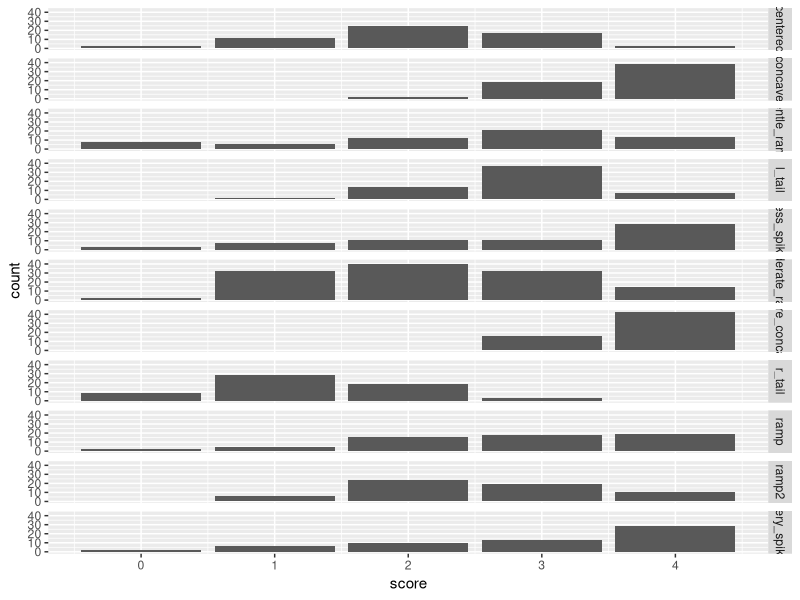
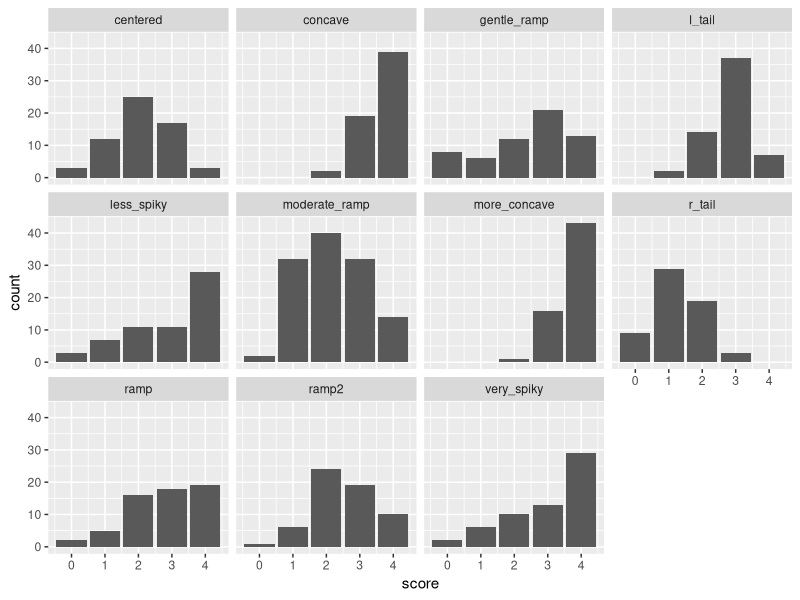
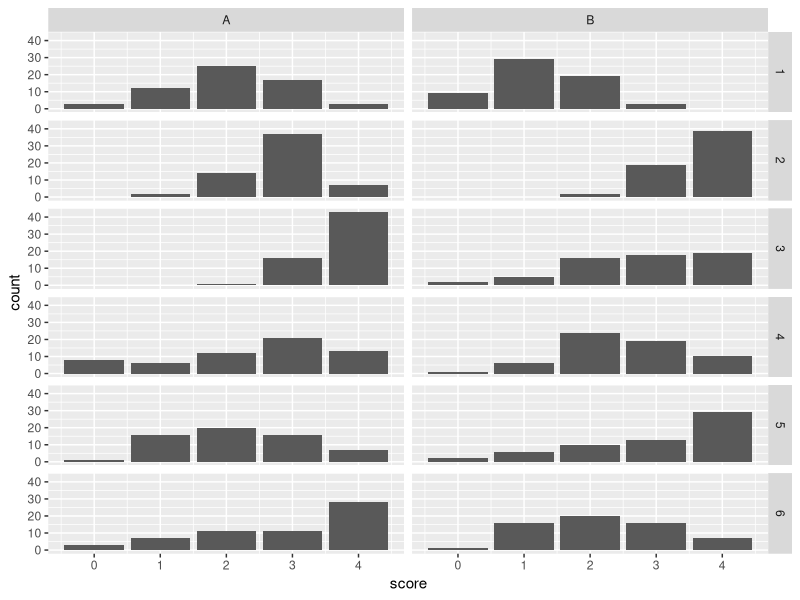
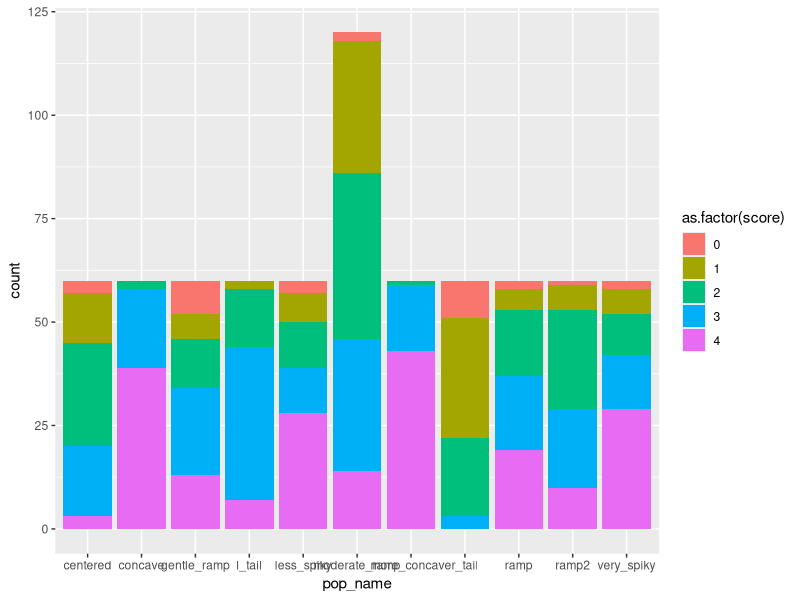

Here is the R script that generated these plots, in order:
library(ggplot2)

#### GENERATE ASSORTED SAMPLES OF FAKE LIKERT DATA

samp_size = 60

likert_beta = function(n, a, b){
        round(rbeta(n, a, b) * 4)   # 0 to 4 Likert scale
}

centered      = likert_beta(samp_size, 2,   2)
r_tail        = likert_beta(samp_size, 2,   4)
l_tail        = likert_beta(samp_size, 4,   2)
concave       = likert_beta(samp_size, 8,   1)
more_concave  = likert_beta(samp_size, 8,   0.9)
ramp          = likert_beta(samp_size, 2,   0.9)
gentle_ramp   = likert_beta(samp_size, 1.1, 0.9)
ramp2         = likert_beta(samp_size, 2,   1)
moderate_ramp = likert_beta(samp_size, 1.5, 1)
very_spiky    = likert_beta(samp_size, 1.5, 0.5)
less_spiky    = likert_beta(samp_size, 1,   0.5)


#### BUILD UP A DATA FRAME

samp_names = c("centered", "r_tail", "l_tail", "concave", "more_concave", "ramp", "gentle_ramp", "ramp2", "moderate_ramp", "very_spiky", "less_spiky", "moderate_ramp")

X = data.frame(score = centered, pop_name = rep("centered", length(centered)), 
                                 group = rep("A", length(centered)),
                                 question_num = rep(1, length(centered)))
npanel = 1
for (s in samp_names[-1]){
        tp = "A"
        if(npanel %% 2 == 1){
                tp = "B"
        }
        qn = floor(npanel / 2) + 1
        temp_vec = eval(parse(text=s))
        temp_frame = data.frame(score = temp_vec, pop_name = rep(s, length(temp_vec)), 
                                                  group = rep(tp, length(temp_vec)),
                                                  question_num = rep(qn, length(temp_vec)))
        X = rbind(X, temp_frame)
        npanel = npanel + 1
}


#### PLOTS AND ANALYSIS

p = ggplot(X, aes(score)) + geom_bar()
p + facet_grid(rows = vars(pop_name))  # all in one col, lined up

p + facet_wrap(vars(pop_name))    # wrap, broken in several cols

p + facet_grid(rows = vars(question_num), cols = vars(group)) # best one yet

g = ggplot(X, aes(pop_name))
g + geom_bar(aes(fill=as.factor(score))) # kind of like spineplot, colors not great


#### TESTS

Results = data.frame()

for (q in 1:6){
        wt = wilcox.test(X[X$question_num == q & X$group == "A", ]$score,
                         X[X$question_num == q & X$group == "B", ]$score)
        tt = t.test(score ~ group, data = X[X$question_num == q, ])
        tab = with(X[ X$question_num == q, ], table(score, group)) # 5x2 table
        catt = prop.trend.test(tab[,1], apply(tab,1, sum))
        # https://www.rdocumentation.org/packages/DescTools/versions/0.99.32/topics/CochranArmitageTest

        temp_frame = data.frame(question = q, wilcoxon_p = wt$p.value, ttest_p = tt$p.value, catt_p = catt$p.value)
        Results= rbind(Results, temp_frame)
        #print(q)
        #print(wt)
        #print(tt)
        #print(catt)
}

tapply(X$pop_name, X[,-2], length) # 5x2 tables for each of 6 questions

# T test maybe OK?
# Norman G. Adv Health Sci Educ Theory Pract. 2010 Dec;15(5):625-32. PMID 20146096.
# Sullivan & Artino. J Grad Med Educ. 2013 Dec; 5(4): 541–542. PMID 24454995.

round(Results, 8)
